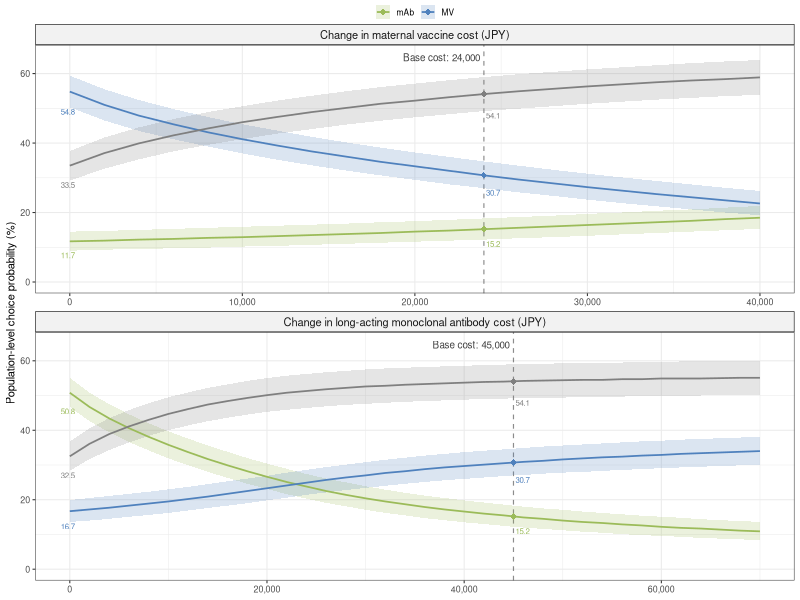

Source code (R):
# ===========================================================================
# Title: 25_plot_choiceProb_combined.r
# Date: 2026-10-28
# ===========================================================================

# ------------------------------------------------------------------------
# SECTION 1: Load library
# ------------------------------------------------------------------------

library(here)
library(dplyr)
library(ggplot2)

# ------------------------------------------------------------------------
# SECTION 2: Load and combine choice-probability results
# ------------------------------------------------------------------------

df_mvCost <- read.csv(here("data", "calc_choiceProb_mvCost_results.csv"))
df_mabCost <- read.csv(here("data", "calc_choiceProb_mabCost_results.csv"))

df_plot <- bind_rows(
    df_mvCost %>% mutate(
        CostType = "Change in maternal vaccine cost (JPY)",
        base_cost = 24000
    ),
    df_mabCost %>% mutate(
        CostType = "Change in long-acting monoclonal antibody cost (JPY)",
        base_cost = 45000
    )
) %>%
    mutate(
        Cost = Cost * 100000,
        across(Mean:Upper_UI, ~ .x * 100),
        CostType = factor(
            CostType,
            levels = c(
                "Change in maternal vaccine cost (JPY)",
                "Change in long-acting monoclonal antibody cost (JPY)"
            )
        )
    )

# Normalize mean probabilities to sum to 100% within each cost curve
norm_meanProb <- function(df) {
    df %>%
        group_by(CostType, Cost) %>%
        mutate(
            Mean = {
                raw_mean <- Mean / sum(Mean) * 100
                rounded_mean <- round(raw_mean, 1)
                correction <- round(100 - sum(rounded_mean), 1)
                rounded_mean[which.max(raw_mean)] <-
                    rounded_mean[which.max(raw_mean)] + correction
                rounded_mean
            }
        ) %>%
        ungroup() %>%
        mutate(across(Lower_UI:Upper_UI, ~ round(.x, 1)))
}

df_plot <- norm_meanProb(df_plot)

base_cases <- df_plot %>%
    distinct(CostType, base_cost) %>%
    mutate(
        label = paste0("Base cost: ", format(base_cost, big.mark = ","))
    )

y_max <- ceiling(max(df_plot$Upper_UI, na.rm = TRUE) / 5) * 5

# ------------------------------------------------------------------------
# SECTION 3: Create combined figure
# ------------------------------------------------------------------------

color_manual <- c(
    "MV" = "#4F81BD",
    "mAb" = "#9BBB59",
    "Opt out" = "#C0504D"
)

prob_c0 <- df_plot %>%
    filter(Cost == 0)

prob_base <- df_plot %>%
    inner_join(
        base_cases[, c("CostType", "base_cost")],
        by = c("CostType", "Cost" = "base_cost")
    )

choiceProb_combined <- ggplot(
    df_plot,
    aes(x = Cost, y = Mean, color = Alt, group = Alt)
) +
    geom_vline(
        data = base_cases,
        aes(xintercept = base_cost),
        linetype = "dashed",
        color = "#404040",
        linewidth = 0.4,
        alpha = 0.6
    ) +
    geom_ribbon(
        aes(ymin = Lower_UI, ymax = Upper_UI, fill = Alt),
        alpha = 0.2,
        color = NA
    ) +
    geom_line(linewidth = 0.6) +
    geom_point(
        data = df_plot %>%
            semi_join(base_cases, by = c("CostType", "Cost" = "base_cost")),
        aes(),
        size = 2,
        shape = 18
    ) +
    geom_text(
        data = prob_c0,
        aes(
            x = Cost,
            y = Lower_UI,
            label = sprintf("%.1f", Mean)
        ),
        vjust = 1.25,
        hjust = 0.65,
        size = 2,
        show.legend = FALSE
    ) +
    geom_text(
        data = prob_base,
        aes(
            x = Cost,
            y = Lower_UI,
            label = sprintf("%.1f", Mean)
        ),
        vjust = 1.25,
        hjust = -0.15,
        size = 2,
        show.legend = FALSE
    ) +
    geom_text(
        data = base_cases,
        aes(
            x = base_cost,
            y = y_max * 0.995,
            label = label
        ),
        hjust = 1.05,
        vjust = 0.5,
        size = 2.5,
        color = "#404040",
        inherit.aes = FALSE
    ) +
    facet_wrap(
        ~ CostType,
        ncol = 1,
        scales = "free_x",
        strip.position = "top"
    ) +
    labs(
        x = NULL,
        y = "Population-level choice probability (%)"
    ) +
    scale_color_manual(values = color_manual) +
    scale_fill_manual(values = color_manual) +
    scale_x_continuous(labels = scales::comma) +
    coord_cartesian(ylim = c(0, y_max)) +
    theme_bw(base_size = 8) +
    theme(
        legend.position = "top",
        legend.margin = margin(t = -1, b = -5),
        legend.key.size = grid::unit(0.4, "cm"),
        legend.title = element_blank(),
        legend.text = element_text(size = 6),
        strip.background = element_rect(
            fill = "#F2F2F2",
            colour = "#000000",
            linewidth = 0.4
        ),
        strip.text = element_text(size = 8),
        panel.spacing.y = grid::unit(0.2, "lines")
    )

# ------------------------------------------------------------------------
# SECTION 4: Save figure
# ------------------------------------------------------------------------

ggsave(
    here("figs", "choiceProb_combCost_linePlot.png"),
    plot = choiceProb_combined,
    width = 10,
    height = 12,
    units = "cm",
    dpi = 600
)
cat("\nPlot successfully saved!\n")
